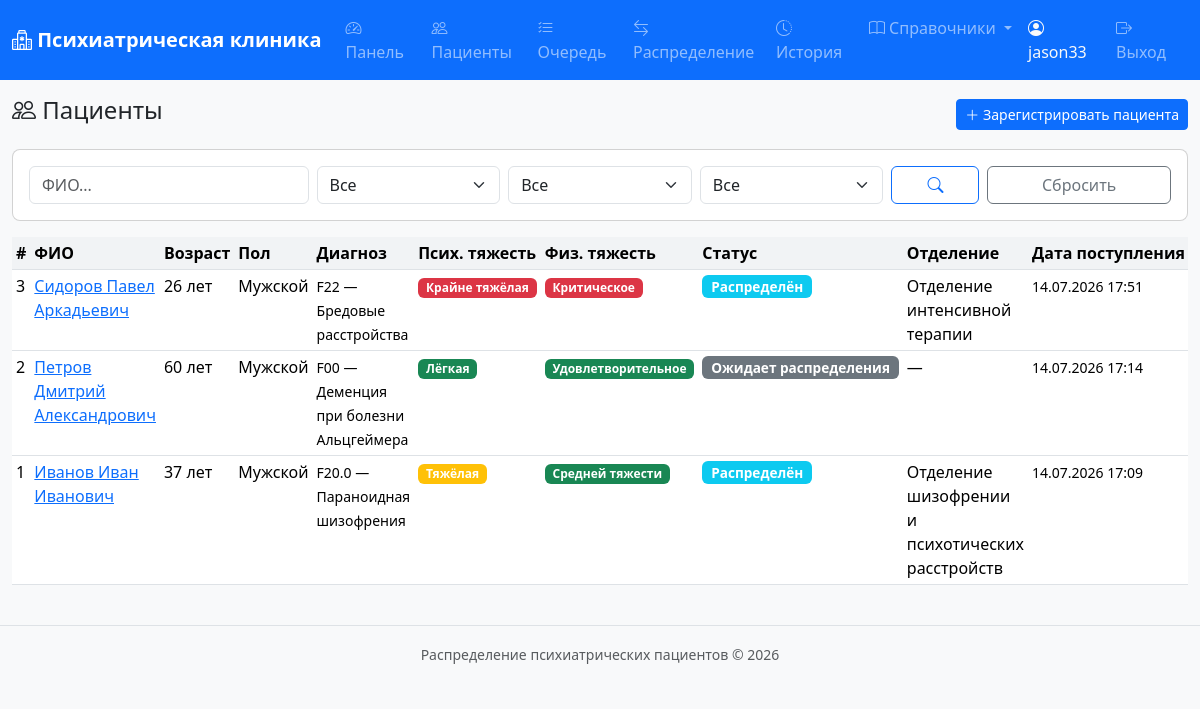
The app's page /patients/ (signed in) with its own data.
### apps/accounts/models.py (models this page shows, shortened)
class User(AbstractUser):
    ROLE_CHOICES = [
        ('doctor', 'Врач приёмного отделения'),
        ('senior_nurse', 'Старшая медсестра'),
        ('admin', 'Администратор'),
    ]
    role = models.CharField(max_length=20, choices=ROLE_CHOICES, default='doctor', verbose_name='Роль')
    phone = models.CharField(max_length=20, blank=True, verbose_name='Телефон')
    class Meta:
        verbose_name = 'Пользователь'
        verbose_name_plural = 'Пользователи'

### apps/patients/models.py (models this page shows, shortened)
class Patient(models.Model):
    STATUS_CHOICES = [
        ('waiting', 'Ожидает распределения'),
        ('assigned', 'Распределён'),
        ('hospitalized', 'Госпитализирован'),
        ('rejected', 'Отказ'),
    ]
    last_name = models.CharField(max_length=100, verbose_name='Фамилия')
    first_name = models.CharField(max_length=100, verbose_name='Имя')
    patronymic = models.CharField(max_length=100, blank=True, verbose_name='Отчество')
    date_of_birth = models.DateField(verbose_name='Дата рождения')
    gender = models.ForeignKey(Gender, on_delete=models.PROTECT, verbose_name='Пол')
    diagnosis = models.ForeignKey(Diagnosis, on_delete=models.PROTECT, verbose_name='Диагноз (МКБ-11)')
    mental_severity = models.ForeignKey(
        MentalSeverity, on_delete=models.PROTECT, verbose_name='Тяжесть психического состояния'
    )
    physical_severity = models.ForeignKey(
        PhysicalSeverity, on_delete=models.PROTECT, verbose_name='Тяжесть физического состояния'
    )
    admission_date = models.DateTimeField(default=timezone.now, verbose_name='Дата и время поступления')
    status = models.CharField(
        max_length=20, choices=STATUS_CHOICES, default='waiting', verbose_name='Статус'
    )
    department = models.ForeignKey(
        Department, on_delete=models.SET_NULL, null=True, blank=True,
        verbose_name='Назначенное отделение'
    )
    assigned_by = models.ForeignKey(
        settings.AUTH_USER_MODEL, on_delete=models.SET_NULL, null=True, blank=True,
        verbose_name='Распределено (врач)'
    )
    assignment_note = models.TextField(blank=True, verbose_name='Примечание к распределению')
    created_at = models.DateTimeField(auto_now_add=True, verbose_name='Создано')
    updated_at = models.DateTimeField(auto_now=True, verbose_name='Обновлено')
    class Meta:
        verbose_name = 'Пациент'
        verbose_name_plural = 'Пациенты'
        ordering = ['-admission_date']
    @property
    def age(self):
        today = date.today()
        return today.year - self.date_of_birth.year - (
            (today.month, today.day) < (self.date_of_birth.month, self.date_of_birth.day)
        )
    @property
    def full_name(self):
        return f'{self.last_name} {self.first_name} {self.patronymic}'.strip()

### apps/references/models.py (models this page shows, shortened)
class Gender(models.Model):
    name = models.CharField(max_length=20, unique=True, verbose_name='Название')
    class Meta:
        verbose_name = 'Пол'
        verbose_name_plural = 'Пол'
        ordering = ['name']
    def __str__(self):
        return self.name

class Diagnosis(models.Model):
    code = models.CharField(max_length=10, verbose_name='Код МКБ-11')
    name = models.CharField(max_length=500, verbose_name='Название')
    block = models.CharField(max_length=200, blank=True, verbose_name='Блок МКБ')
    chapter = models.CharField(max_length=200, blank=True, verbose_name='Класс МКБ')
    parent = models.ForeignKey(
        'self', on_delete=models.SET_NULL, null=True, blank=True,
        related_name='children', verbose_name='Родительский диагноз'
    )
    class Meta:
        verbose_name = 'Диагноз МКБ-11'
        verbose_name_plural = 'Диагнозы МКБ-11'
        ordering = ['code']

class MentalSeverity(models.Model):
    name = models.CharField(max_length=50, unique=True, verbose_name='Название')
    level = models.PositiveIntegerField(unique=True, verbose_name='Уровень (1-4)')
    class Meta:
        verbose_name = 'Тяжесть психического состояния'
        verbose_name_plural = 'Тяжести психических состояний'
        ordering = ['level']

class PhysicalSeverity(models.Model):
    name = models.CharField(max_length=50, unique=True, verbose_name='Название')
    level = models.PositiveIntegerField(unique=True, verbose_name='Уровень (1-4)')
    class Meta:
        verbose_name = 'Тяжесть физического состояния'
        verbose_name_plural = 'Тяжести физических состояний'
        ordering = ['level']

class Department(models.Model):
    GENDER_CHOICES = [
        ('M', 'Мужское'),
        ('F', 'Женское'),
        ('ANY', 'Смешанное'),
    ]
    AGE_CHOICES = [
        ('CHILD', 'Детское/Подростковое'),
        ('ADULT', 'Взрослое'),
        ('ANY', 'Любой возраст'),
    ]
    name = models.CharField(max_length=200, verbose_name='Название отделения')
    profile = models.CharField(max_length=500, blank=True, verbose_name='Профиль (диагнозы)')
    profile_diagnoses = models.ManyToManyField(
        Diagnosis, blank=True, related_name='departments', verbose_name='Профильные диагнозы'
    )
    gender_restriction = models.CharField(
        max_length=3, choices=GENDER_CHOICES, default='ANY', verbose_name='Ограничение по полу'
    )
    age_category = models.CharField(
        max_length=5, choices=AGE_CHOICES, default='ANY', verbose_name='Возрастная категория'
    )
    total_beds = models.PositiveIntegerField(default=0, verbose_name='Общее кол-во коек')
    occupied_beds = models.PositiveIntegerField(default=0, verbose_name='Занято коек')
    is_active = models.BooleanField(default=True, verbose_name='Активно')
    class Meta:
        verbose_name = 'Отделение'
        verbose_name_plural = 'Отделения'
        ordering = ['name']

### apps/patients/views.py (the view)
# urls.py: path('', views.patient_list_view, name='list'),
@login_required
def patient_list_view(request):
    form = PatientFilterForm(request.GET)
    patients = Patient.objects.select_related('gender', 'diagnosis', 'mental_severity', 'physical_severity', 'department')
    if form.is_valid():
        q = form.cleaned_data.get('q')
        if q:
            patients = patients.filter(
                Q(last_name__icontains=q) |
                Q(first_name__icontains=q) |
                Q(patronymic__icontains=q)
            )
        status = form.cleaned_data.get('status')
        if status:
            patients = patients.filter(status=status)
        gender = form.cleaned_data.get('gender')
        if gender:
            patients = patients.filter(gender=gender)
        age_cat = form.cleaned_data.get('age_category')
        if age_cat == 'child':
            from datetime import date, timedelta
            threshold = date.today() - timedelta(days=365*18)
            patients = patients.filter(date_of_birth__gt=threshold)
        elif age_cat == 'adult':
            from datetime import date, timedelta
            threshold = date.today() - timedelta(days=365*18)
            patients = patients.filter(date_of_birth__lte=threshold)
    paginator = Paginator(patients, 20)
    page_number = request.GET.get('page')
    page_obj = paginator.get_page(page_number)
    return render(request, 'patients/patient_list.html', {
        'page_obj': page_obj,
        'filter_form': form,
    })

### apps/patients/forms.py
class PatientFilterForm(forms.Form):
    q = forms.CharField(
        required=False,
        label='Поиск по ФИО',
        widget=forms.TextInput(attrs={'class': 'form-control', 'placeholder': 'ФИО...'})
    )
    status = forms.ChoiceField(
        required=False,
        choices=[('', 'Все')] + Patient.STATUS_CHOICES,
        label='Статус',
        widget=forms.Select(attrs={'class': 'form-select'})
    )
    gender = forms.ModelChoiceField(
        required=False,
        queryset=Gender.objects.all(),
        label='Пол',
        widget=forms.Select(attrs={'class': 'form-select'}),
        empty_label='Все'
    )
    age_category = forms.ChoiceField(
        required=False,
        choices=[('', 'Все'), ('child', 'До 18 лет'), ('adult', '18 лет и старше')],
        label='Возрастная категория',
        widget=forms.Select(attrs={'class': 'form-select'})
    )

### apps/patients/templates/patients/patient_list.html (shortened to what this page needs)
{% extends "base.html" %}
{% block content %}
<div class="d-flex justify-content-between align-items-center mt-3">
    <h4><i class="bi bi-people"></i> Пациенты</h4>
    <a href="{% url 'patients:create' %}" class="btn btn-primary btn-sm">
        <i class="bi bi-plus-lg"></i> Зарегистрировать пациента
    </a>
</div>
<div class="card mt-3">
    <div class="card-body">
        <form method="get" class="row g-2 align-items-end">
            <div class="col-md-3">
                {{ filter_form.q }}
            </div>
            <div class="col-md-2">
                {{ filter_form.status }}
            </div>
            <div class="col-md-2">
                {{ filter_form.gender }}
            </div>
            <div class="col-md-2">
                {{ filter_form.age_category }}
            </div>
            <div class="col-md-1">
                <button type="submit" class="btn btn-outline-primary w-100">
                    <i class="bi bi-search"></i>
                </button>
            </div>
            <div class="col-md-2">
                <a href="{% url 'patients:list' %}" class="btn btn-outline-secondary w-100">Сбросить</a>
            </div>
        </form>
    </div>
</div>
<div class="table-responsive mt-3">
    <table class="table table-hover table-sm">
        <thead>
            <tr>
                <th>#</th>
                <th>ФИО</th>
                <th>Возраст</th>
                <th>Пол</th>
                <th>Диагноз</th>
                <th>Псих. тяжесть</th>
                <th>Физ. тяжесть</th>
                <th>Статус</th>
                <th>Отделение</th>
                <th>Дата поступления</th>
            </tr>
        </thead>
        <tbody>
            {% for p in page_obj %}
            <tr>
                <td>{{ p.pk }}</td>
                <td>
                    <a href="{% url 'patients:detail' pk=p.pk %}">{{ p.full_name }}</a>
                </td>
                <td>{{ p.age }} лет</td>
                <td>{{ p.gender }}</td>
                <td><small>{{ p.diagnosis.code }} — {{ p.diagnosis.name|truncatechars:40 }}</small></td>
                <td>
                    <span class="badge bg-{% if p.mental_severity.level <= 2 %}success{% elif p.mental_severity.level == 3 %}warning{% else %}danger{% endif %}">
                        {{ p.mental_severity.name }}
                    </span>
                </td>
                <td>
                    <span class="badge bg-{% if p.physical_severity.level <= 2 %}success{% elif p.physical_severity.level == 3 %}warning{% else %}danger{% endif %}">
                        {{ p.physical_severity.name }}
                    </span>
                </td>
                <td>
                    <span class="badge badge-status bg-{% if p.status == 'waiting' %}secondary{% elif p.status == 'assigned' %}info{% elif p.status == 'hospitalized' %}success{% else %}dark{% endif %}">
                        {{ p.get_status_display }}
                    </span>
                </td>
                <td>{{ p.department.name|default:"—" }}</td>
                <td><small>{{ p.admission_date|date:"d.m.Y H:i" }}</small></td>
            </tr>
            {% empty %}
            <tr><td colspan="11" class="text-center text-muted">Пациентов нет</td></tr>
            {% endfor %}
        </tbody>
    </table>
</div>
{% endblock %}

### templates/base.html (shortened to what this page needs)
{% load static %}
<!DOCTYPE html>
<html lang="ru">
<head>
    <link href="https://cdn.jsdelivr.net/npm/bootstrap@5.3.3/dist/css/bootstrap.min.css" rel="stylesheet">
    <link href="https://cdn.jsdelivr.net/npm/bootstrap-icons@1.11.3/font/bootstrap-icons.min.css" rel="stylesheet">
    <link href="{% static 'css/style.css' %}" rel="stylesheet">
</head>
<body>
    <nav class="navbar navbar-expand-lg navbar-dark bg-primary">
        <div class="container-fluid">
            <a class="navbar-brand" href="{% url 'home' %}">
                <i class="bi bi-hospital"></i> Психиатрическая клиника
            </a>
            <div class="collapse navbar-collapse" id="navbarNav">
                <ul class="navbar-nav me-auto">
                    {% if user.is_authenticated %}
                    <li class="nav-item">
                        <a class="nav-link" href="{% url 'reports:dashboard' %}">
                            <i class="bi bi-speedometer2"></i> Панель
                        </a>
                    </li>
                    <li class="nav-item">
                        <a class="nav-link" href="{% url 'patients:list' %}">
                            <i class="bi bi-people"></i> Пациенты
                        </a>
                    </li>
                    <li class="nav-item">
                        <a class="nav-link" href="{% url 'distribution:queue' %}">
                            <i class="bi bi-list-check"></i> Очередь
                        </a>
                    </li>
                    <li class="nav-item">
                        <a class="nav-link" href="{% url 'distribution:manual_assign' %}">
                            <i class="bi bi-arrow-left-right"></i> Распределение
                        </a>
                    </li>
                    <li class="nav-item">
                        <a class="nav-link" href="{% url 'distribution:history' %}">
                            <i class="bi bi-clock-history"></i> История
                        </a>
                    </li>
                    <li class="nav-item dropdown">
                        <a class="nav-link dropdown-toggle" href="#" data-bs-toggle="dropdown">
                            <i class="bi bi-book"></i> Справочники
                        </a>
                    </li>
                    {% endif %}
                </ul>
                <ul class="navbar-nav">
                    {% if user.is_authenticated %}
                    <li class="nav-item">
                        <span class="nav-link text-light">
                            <i class="bi bi-person-circle"></i> {{ user.get_full_name|default:user.username }}
                        </span>
                    </li>
                    <li class="nav-item">
                        <a class="nav-link" href="{% url 'accounts:login' %}?logout=1">
                            <i class="bi bi-box-arrow-right"></i> Выход
                        </a>
                    </li>
                    {% else %}
                    <li class="nav-item">
                        <a class="nav-link" href="{% url 'accounts:login' %}">
                            <i class="bi bi-box-arrow-in-right"></i> Вход
                        </a>
                    </li>
                    {% endif %}
                </ul>
            </div>
        </div>
    </nav>
    <div class="container-fluid mt-3">
        {% block content %}{% endblock %}
    </div>
    <footer class="bg-light text-center text-muted py-3 mt-4 border-top">
        <small>Распределение психиатрических пациентов &copy; {% now "Y" %}</small>
    </footer>
</body>
</html>

### static/css/style.css (style rules this page uses)
body { font-family: 'Segoe UI', Tahoma, Geneva, Verdana, sans-serif; background-color: #f8f9fa; }
.navbar-brand { font-weight: 600; }
.card { transition: transform 0.2s, box-shadow 0.2s; border-radius: 0.5rem; }
.table th { background-color: #f1f3f5; font-weight: 600; white-space: nowrap; }
.badge-status { font-size: 0.85em; }

### records on screen
User: get_full_name "jason33"
Patient: pk "3", full_name "Сидоров Павел Аркадьевич", age "26", gender "Мужской", diagnosis.code "F22", diagnosis.name "Бредовые расстройства", mental_severity.name "Крайне тяжёлая", physical_severity.name "Критическое", status "Распределён", department.name "Отделение интенсивной терапии", admission_date "14.07.2026 17:51"
Patient: pk "2", full_name "Петров Дмитрий Александрович", age "60", gender "Мужской", diagnosis.code "F00", diagnosis.name "Деменция при болезни Альцгеймера", mental_severity.name "Лёгкая", physical_severity.name "Удовлетворительное", status "Ожидает распределения", department.name "—", admission_date "14.07.2026 17:14"
Patient: pk "1", full_name "Иванов Иван Иванович", age "37", gender "Мужской", diagnosis.code "F20.0", diagnosis.name "Параноидная шизофрения", mental_severity.name "Тяжёлая", physical_severity.name "Средней тяжести", status "Распределён", department.name "Отделение шизофрении и психотических расстройств", admission_date "14.07.2026 17:09"
